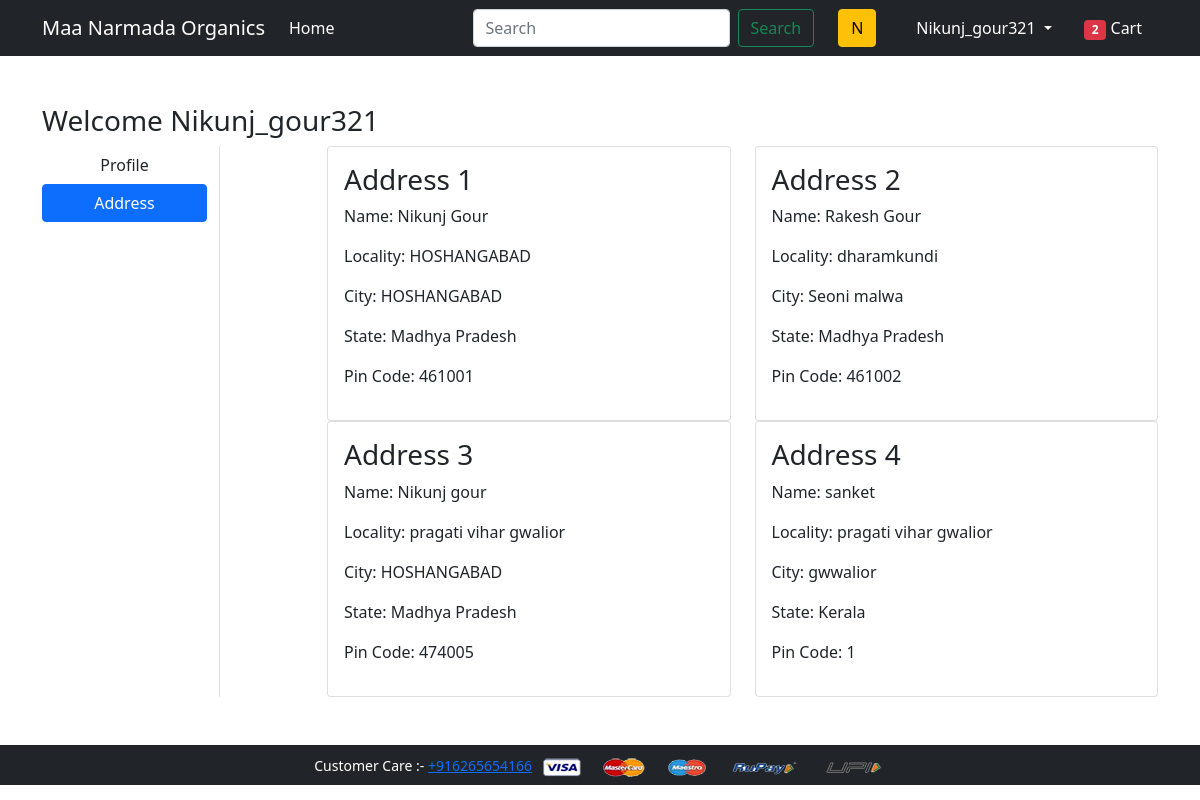
The page /address/ (signed in) on the database its author committed.
### app/models.py (models this page shows)
class Customer(models.Model):
    user = models.ForeignKey(User, on_delete=models.CASCADE)
    name = models.CharField(max_length=200)
    locality = models.CharField(max_length=200)
    city = models.CharField(max_length=50)
    zipcode = models.IntegerField()
    state = models.CharField(choices=STATE_CHOICE, max_length=50)

### app/views.py (the view)
# urls.py: path('address/', views.address, name='address'),
@login_required
def address(request):
    user = request.user
    my_object = [p for p in Cart.objects.all() if p.user == user]
    object_size = len(my_object)
    add = Customer.objects.filter(user=request.user)
    return render(request, 'app/address.html', {'add': add, 'active': 'btn-primary', 'object_size': object_size})

### app/templates/app/address.html (shortened to what this page needs)
{% extends 'app/base.html' %}
{% load static %}
{% block main-content %}
<div class="container my-5">
 <div class="row">
 <h3>Welcome <span class="text-capitalize">{{request.user}}</span></h3>
  <div class="col-sm-2 border-end">
   <ul class="list-unstyled">
    <li class="d-grid"><a href="{% url 'profile' %}" class="btn">Profile</a></li>
    <li class="d-grid"><a href="{% url 'address' %}" class="btn {{active}}">Address</a></li>
   </ul>
  </div>
  <div class="col-sm-9 offset-sm-1">
   <div class="row">
    {% for ad in add %}
    <div class="col-sm-6">
     <div class="card">
      <div class="card-body">
       <h3>Address {{forloop.counter}}</h3>
       <p>Name: {{ad.name}}</p>
       <p>Locality: {{ad.locality}}</p>
       <p>City: {{ad.city}}</p>
       <p>State: {{ad.state}}</p>
       <p>Pin Code: {{ad.zipcode}}</p>
      </div>
     </div>
    </div>
    {% endfor %}
   </div>
  </div>
 </div>
</div>
{% endblock main-content %}

### app/templates/app/base.html (shortened to what this page needs)
<!doctype html>
{% load static %}
<html lang="en">
  <head>
    <link href="https://cdn.jsdelivr.net/npm/bootstrap@5.0.0-beta1/dist/css/bootstrap.min.css" rel="stylesheet">
    <link rel="stylesheet" href="{% static 'app/css/owl.carousel.min.css' %}">
    <link rel="stylesheet" href="{% static 'app/css/all.min.css' %}">
    <link rel="stylesheet" href="{% static 'app/css/style.css' %}">
  </head>
  <body>
    <nav class="navbar navbar-expand-lg navbar-dark bg-dark">
     <div class="container">
       <a class="navbar-brand" href="/">Maa Narmada Organics</a>
       <div class="collapse navbar-collapse" id="navbarSupportedContent">
         <ul class="navbar-nav me-auto mb-2 mb-lg-0">
          {% if request.user.is_authenticated %}
           <li class="nav-item">
             <a class="nav-link active" aria-current="page" href="/">Home</a>
           </li>
         </ul>
         <form method="GET" action='/search' class="d-flex">
          <input name="keyword" id="search" class="form-control me-2" type="search" placeholder="Search" aria-label="Search">
          <button class="btn btn-outline-success" type="submit">Search</button>
         </form>
        <button class="btn btn-warning mx-4">{{request.user.username|first|capfirst}}</button>
         <div>
          <ul class="navbar-nav me-auto mb-2 mb-lg-0">
           <li class="nav-item dropdown mx-2">
              <a class="nav-link dropdown-toggle text-white" href="#" id="profileDropdown" role="button" data-bs-toggle="dropdown" aria-expanded="false">
                {{request.user.username|capfirst}}
              </a>
            </li>
            <li class="nav-item mx-2">
             <a href="{% url 'showcart' %}" class="nav-link text-white"><span class="badge bg-danger">{{object_size}}</span> Cart </a>
            </li>
            {% endif %}
          </ul>
         </div>
       </div>
     </div>
    </nav>
    {% block main-content %} {% endblock main-content %}
    <footer class="container-fluid bg-dark text-center p-2 mt-5">
        <small class="text-white">Customer Care :- <a href="tel:+916265654166">+916265654166</a> </small>
        <img src="{% static 'app/images/payment.png' %}" alt="" srcset="" class="img-fluid" height="2px">
    </footer>
  </body>
</html>

### rows shown on the page
Customer: name "Nikunj Gour", locality "HOSHANGABAD", city "HOSHANGABAD", state "Madhya Pradesh", zipcode "461001"
Customer: name "Rakesh Gour", locality "dharamkundi", city "Seoni malwa", state "Madhya Pradesh", zipcode "461002"
Customer: name "Nikunj gour", locality "pragati vihar gwalior", city "HOSHANGABAD", state "Madhya Pradesh", zipcode "474005"
Customer: name "sanket", locality "pragati vihar gwalior", city "gwwalior", state "Kerala", zipcode "1"

### other values the page prints
{{ request.user.username|first|capfirst }} "N"
{{ request.user.username|capfirst }} "Nikunj_gour321"
{{ object_size }} "2"
{{ request.user }} "Nikunj_gour321"
